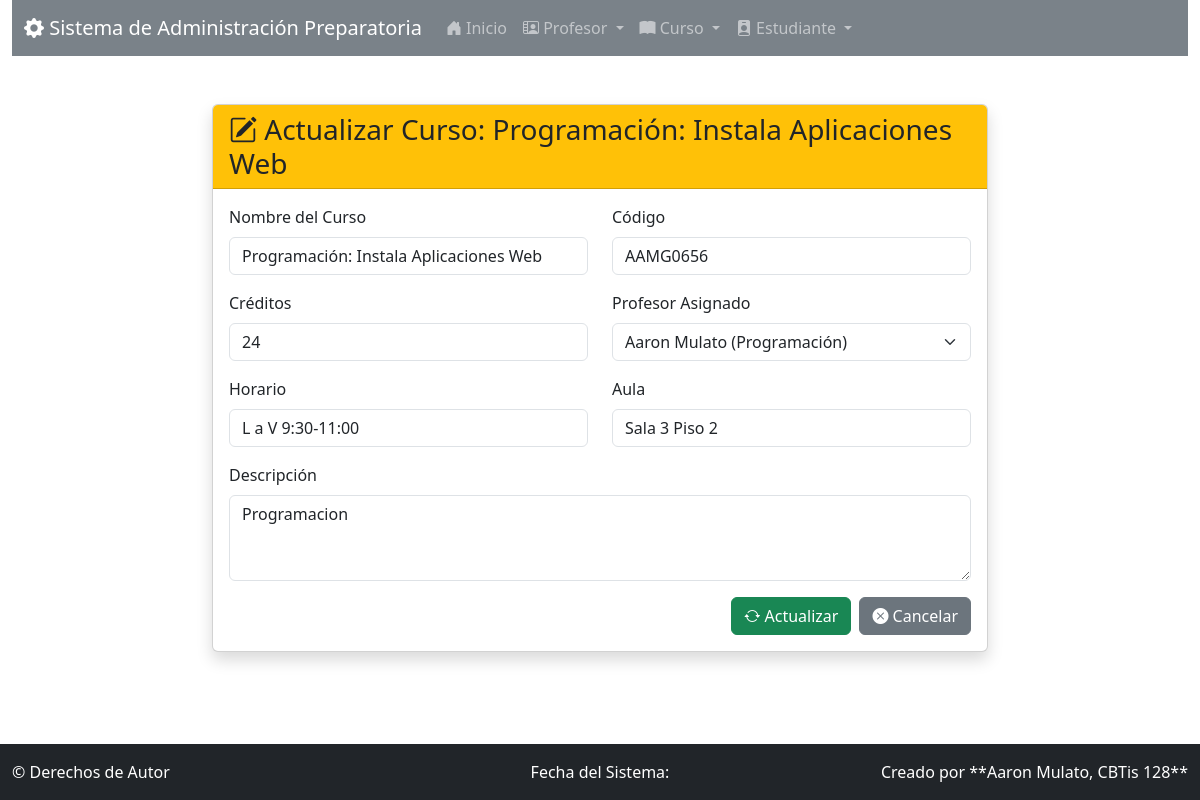
The page /curso/actualizar/1/ on the database its author committed.
### app_Preparatoria/models.py (models this page shows, shortened)
class Curso(models.Model):
    nombre_curso = models.CharField(max_length=50)
    codigo = models.CharField(max_length=10)
    descripcion = models.TextField(max_length=100)
    creditos = models.PositiveIntegerField()
    horario = models.CharField(max_length=50)
    aula = models.CharField(max_length=20)
    profesor = models.ForeignKey(Profesor, related_name="cursos", on_delete=models.CASCADE)

class Profesor(models.Model):
    nombre_profesor = models.CharField(max_length=50, unique=True)
    apellido_profesor = models.CharField(max_length=50, unique=True)
    correo_profesor = models.EmailField(max_length=100)
    telefono = models.CharField(max_length=15)
    especialidad = models.CharField(max_length=50, default="")
    fecha_contratacion = models.DateField(auto_now_add=True)
    activo = models.BooleanField(default=True)

### app_Preparatoria/views.py (the view)
# urls.py: path('curso/actualizar/<int:curso_id>/', views.actualizar_curso, name='actualizar_curso'),
def actualizar_curso(request, curso_id):
    curso = get_object_or_404(Curso, pk=curso_id)
    profesores = Profesor.objects.filter(activo=True)
    context = {'curso': curso, 'profesores': profesores}
    return render(request, 'curso/actualizar_curso.html', context)

### app_Preparatoria/templates/curso/actualizar_curso.html (shortened to what this page needs)
{% extends 'base.html' %}
{% block content %}
<div class="row justify-content-center">
    <div class="col-md-8">
        <div class="card shadow">
            <div class="card-header bg-warning text-dark">
                <h3 class="mb-0"><i class="bi bi-pencil-square"></i> Actualizar Curso: {{ curso.nombre_curso }}</h3>
            </div>
            <div class="card-body">
                <form method="POST" action="{% url 'realizar_actualizacion_curso' curso.id %}">
                    <div class="row mb-3">
                        <div class="col-md-6">
                            <label for="nombre_curso" class="form-label">Nombre del Curso</label>
                            <input type="text" class="form-control" id="nombre_curso" name="nombre_curso" value="{{ curso.nombre_curso }}" required>
                        </div>
                        <div class="col-md-6">
                            <label for="codigo" class="form-label">Código</label>
                            <input type="text" class="form-control" id="codigo" name="codigo" value="{{ curso.codigo }}" required>
                        </div>
                    </div>
                    <div class="row mb-3">
                        <div class="col-md-6">
                            <label for="creditos" class="form-label">Créditos</label>
                            <input type="number" class="form-control" id="creditos" name="creditos" value="{{ curso.creditos }}" required min="1">
                        </div>
                        <div class="col-md-6">
                            <label for="profesor" class="form-label">Profesor Asignado</label>
                            <select class="form-select" id="profesor" name="profesor" required>
                                {% for profesor in profesores %}
                                    <option value="{{ profesor.id }}" {% if profesor.id == curso.profesor.id %}selected{% endif %}>
                                        {{ profesor.nombre_profesor }} {{ profesor.apellido_profesor }} ({{ profesor.especialidad }})
                                    </option>
                                {% endfor %}
                            </select>
                        </div>
                    </div>
                    <div class="row mb-3">
                        <div class="col-md-6">
                            <label for="horario" class="form-label">Horario</label>
                            <input type="text" class="form-control" id="horario" name="horario" value="{{ curso.horario }}">
                        </div>
                        <div class="col-md-6">
                            <label for="aula" class="form-label">Aula</label>
                            <input type="text" class="form-control" id="aula" name="aula" value="{{ curso.aula }}">
                        </div>
                    </div>
                    <div class="mb-3">
                        <label for="descripcion" class="form-label">Descripción</label>
                        <textarea class="form-control" id="descripcion" name="descripcion" rows="3" maxlength="100">{{ curso.descripcion }}</textarea>
                    </div>
                    <div class="d-grid gap-2 d-md-flex justify-content-md-end">
                        <button type="submit" class="btn btn-success"><i class="bi bi-arrow-repeat"></i> Actualizar</button>
                        <a href="{% url 'ver_curso' %}" class="btn btn-secondary"><i class="bi bi-x-circle-fill"></i> Cancelar</a>
                    </div>
                </form>
            </div>
        </div>
    </div>
</div>
{% endblock %}

### app_Preparatoria/templates/base.html (style rules this page uses)
:root { --bs-primary: #6c757d; --bs-secondary: #e9ecef; --bs-success: #20c997; --bs-info: #6610f2; }
body { padding-bottom: 60px; }

### rows shown on the page
Curso: nombre_curso "Programación: Instala Aplicaciones Web", codigo "AAMG0656", creditos "24", profesor "Aaron Mulato (Programación)", horario "L a V 9:30-11:00", aula "Sala 3 Piso 2", descripcion "Programacion"
